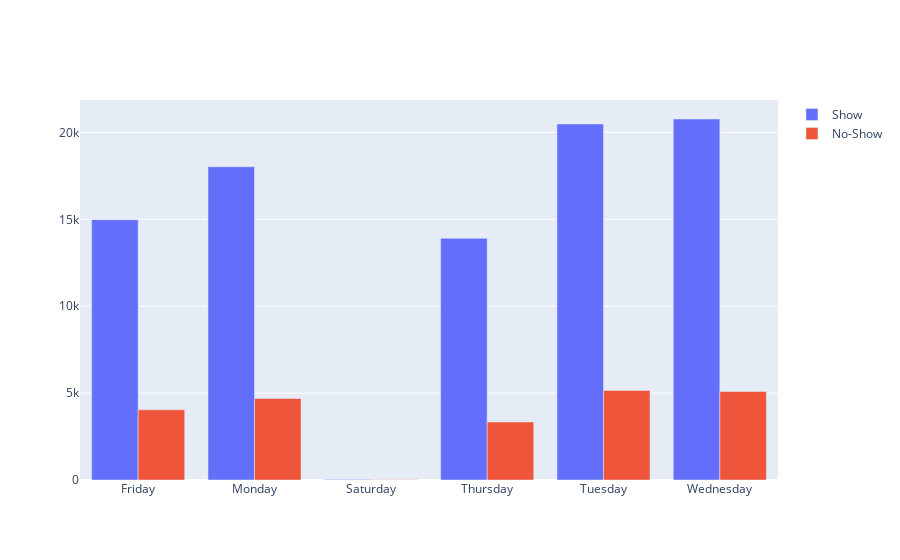

Notebook cell for this chart:
### Code cell
trace1 = go.Bar(
    x=show_noshow_by_day['AppointmentDayoftheWeek'].tolist(),
    y=show_noshow_by_day['TotalAppointments']-show_noshow_by_day['No-Show'].tolist(),
    name='Show'
)

trace2 = go.Bar(
    x=show_noshow_by_day['AppointmentDayoftheWeek'].tolist(),
    y=show_noshow_by_day['No-Show'].tolist(),
    name='No-Show'
)

data1=[trace1,trace2]
layout=go.Layout(barmode='group')

fig = go.Figure(data=data1, layout=layout)

plotly.offline.iplot(fig, filename='cufflinks/grouped-bar')

### Figure 1 — Plotly figure (JSON) as saved in the notebook; plotly's stock layout.template omitted (floating-point values rounded to 4 significant figures)
{"data": [{"name": "Show", "type": "bar", "x": ["Friday", "Monday", "Saturday", "Thursday", "Tuesday", "Wednesday"], "y": [14982, 18025, 30, 13909, 20488, 20774]}, {"name": "No-Show", "type": "bar", "x": ["Friday", "Monday", "Saturday", "Thursday", "Tuesday", "Wednesday"], "y": [4037, 4689, 9, 3337, 5150, 5092]}], "layout": {"barmode": "group"}}
